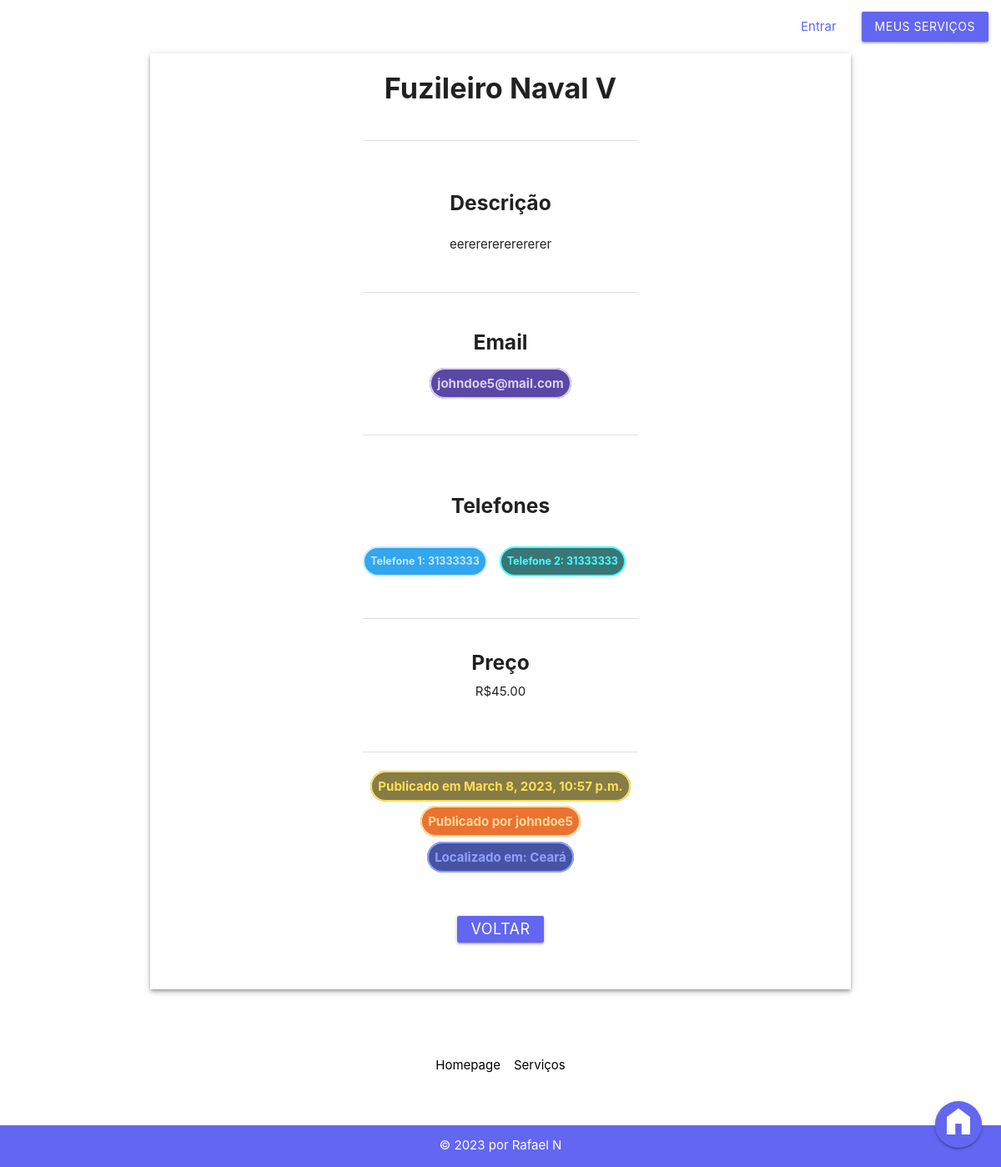
The app's page /servicosapp/servicos/28/detalhes/ with its own data.
### servicosapp/models.py (models this page shows)
class Servico(models.Model):
    id_servico = models.AutoField(primary_key=True)
    fk_usuario = models.ForeignKey(auth_user, on_delete=models.DO_NOTHING, null=True)
    fk_categoria = models.ForeignKey(Categoria, on_delete=models.CASCADE, null=True)
    fk_estado = models.ForeignKey(Estado, on_delete=models.CASCADE, null=True)
    titulo = models.CharField(max_length=150, null=False)
    descricao = models.CharField(max_length=150, default=None)
    email = models.CharField(max_length=150, null=False)
    telefone_1 = models.CharField(max_length=50, null=True)
    telefone_2 = models.CharField(max_length=50, null=True)
    preco = models.IntegerField(default=0, null=True)
    data_pub = models.DateTimeField("Data de publicação", default=django.utils.timezone.now, null=True)
    def __str__(self):
        return self.titulo

class Estado(models.Model):
    id_estado = models.AutoField(primary_key=True)
    nome_estado = models.CharField(max_length=150)
    def __str__(self):
        return self.nome_estado

### servicosapp/views.py (the view)
# urls.py: path('servicos/<int:pk>/detalhes/', views.DetailView.as_view(), name="detalhes_servicos"),
class DetailView(generic.DetailView):
    model = Servico
    template_name = 'servicosapp/servicos/detalhes.html'

### servicosapp/templates/servicosapp/servicos/detalhes.html (shortened to what this page needs)
{% extends 'base.html' %}
{% block content %}
<div class="container servico-container z-depth-2">
    <ul class="row">
        <h4 style="font-weight: bolder;">{{ servico }}</h4>
        <div class="section"></div>
        <div class="divider"></div>
        <div class="section"></div>
        <div style="padding: 1em;">
            <h5 style="font-weight: bold;margin-bottom: 1em;">Descrição</h5>
            <p>{{ servico.descricao }}</p>
        </div>
        <div class="section"></div>
        <div class="divider"></div>
        <div class="section"></div>
        <div class="row">
            <h5 style="font-weight: bold; margin-bottom: 1em;">Email</h5>
            <span
                style="opacity: 80%; background-color: #311b92; border-radius: 2em; padding: 7px; font-weight: bold; border: solid 2px #d1c4e9; color: #d1c4e9; margin-left: auto; margin-right: auto; max-width: fit-content;">
                {{ servico.email }}</span>
        </div>
        <div class="section"></div>
        <div class="divider"></div>
        <div class="section"></div>
        <h5 style="font-weight: bold; padding-bottom: 1em;padding-top: 1em;">Telefones</h5>
        <div class="row" style="display: flex; gap: 1em; justify-content: center;">
            <li
                style="opacity: 80%; background-color: #0091ea; border-radius: 2em; padding: 7px; font-size: smaller; font-weight: bold; border: solid 2px #b3e5fc; color: #b3e5fc; max-width: fit-content;">
                Telefone 1: {{ servico.telefone_1 }}</li>
            <li
                style="opacity: 80%; background-color: #095555; border-radius: 2em; padding: 7px; font-size: smaller; font-weight: bold; border: solid 2px #18ffff; color: #18ffff; max-width: fit-content;">
                Telefone 2: {{ servico.telefone_2 }}</li>
        </div>
        <div class="section"></div>
        <div class="divider"></div>
        <br />
        <div class="row"  style="margin-bottom: 2em;">
            <h5 style="font-weight: bold;">Preço</h5>
            <li>R${{ servico.preco }}.00</li>
        </div>
        <div class="section"></div>
        <div class="divider"></div>
        <div class="section"></div>
        <div class="row">
            <span
                style="opacity: 80%; background-color: #695c17; border-radius: 2em; padding: 7px; font-weight: bold; border: solid 2px #fdd835; color: #fdd835; margin-left: auto; margin-right: auto; max-width: fit-content;">
                Publicado em {{ servico.data_pub }}</span>
        </div>
        <div class="row">
            <span
                style="opacity: 80%; background-color: #e65100; border-radius: 2em; padding: 7px; font-weight: bold; border: solid 2px #ffd180; color: #ffd180; margin-left: auto; margin-right: auto; max-width: fit-content;">
                Publicado por {{ servico.fk_usuario }}</span>
        </div>
        <div>
            <span
                style="opacity: 80%; background-color: #192a8d; border-radius: 2em; padding: 7px; font-weight: bold; border: solid 2px #758aff; color: #758aff; margin-left: auto; margin-right: auto; max-width: fit-content;">Localizado
                em: {{ servico.fk_estado }}</span>
        </div>
        <br />
        <button style="margin-bottom: 2em; margin-top: 2em;" class="waves-effect waves-light btn-small"
            onclick="history.back()">Voltar</button>
    </ul>
</div>
{% endblock content %}

### servicosapp/static/servicosapp/stylesheet.css (style rules this page uses)
* { box-sizing: border-box; padding: 0; margin: 0; }
body { background-color: var(--primary-color); }
body button, .login-btn { background-color: var(--accent-color) !important; }
body button { font-size: larger !important; }
.servico-container { display: flex; justify-content: center; text-align: center; gap: 4em; }

### records on screen
Servico: titulo "Fuzileiro Naval V", descricao "eerererererererer", email "johndoe5@mail.com", telefone_1 "31333333", telefone_2 "31333333", preco "45", data_pub "March 8, 2023, 10:57 p.m.", fk_usuario "johndoe5", fk_estado "Ceará"
